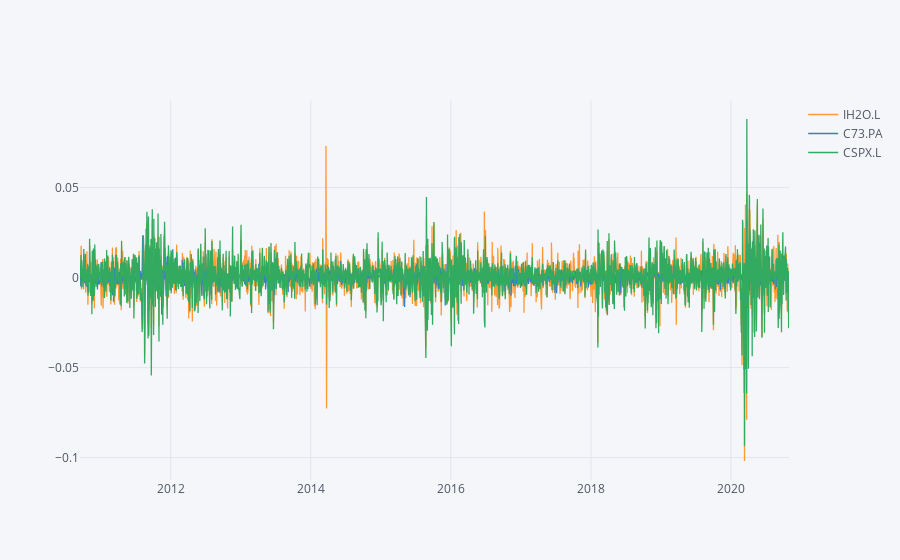

Notebook cell for this chart:
### Code cell
df_pct_change_daily = df.pct_change()
df_pct_change_daily.iplot()

### Figure 1 — Plotly figure (JSON) as saved in the notebook; plotly's stock layout.template omitted (floating-point values rounded to 4 significant figures; data arrays with more than 128 entries replaced by an {"elided": "..."} marker saying what was removed)
{"data": [{"line": {"color": "rgba(255, 153, 51, 1.0)", "dash": "solid", "shape": "linear", "width": 1.3}, "mode": "lines", "name": "IH2O.L", "text": "", "type": "scatter", "x": {"elided": "2539 str values"}, "y": {"elided": "2539 mixed values"}}, {"line": {"color": "rgba(55, 128, 191, 1.0)", "dash": "solid", "shape": "linear", "width": 1.3}, "mode": "lines", "name": "C73.PA", "text": "", "type": "scatter", "x": {"elided": "2539 str values"}, "y": {"elided": "2539 mixed values"}}, {"line": {"color": "rgba(50, 171, 96, 1.0)", "dash": "solid", "shape": "linear", "width": 1.3}, "mode": "lines", "name": "CSPX.L", "text": "", "type": "scatter", "x": {"elided": "2539 str values"}, "y": {"elided": "2539 mixed values"}}], "layout": {"legend": {"bgcolor": "#F5F6F9", "font": {"color": "#4D5663"}}, "paper_bgcolor": "#F5F6F9", "plot_bgcolor": "#F5F6F9", "title": {"font": {"color": "#4D5663"}}, "xaxis": {"gridcolor": "#E1E5ED", "showgrid": true, "tickfont": {"color": "#4D5663"}, "title": {"font": {"color": "#4D5663"}, "text": ""}, "zerolinecolor": "#E1E5ED"}, "yaxis": {"gridcolor": "#E1E5ED", "showgrid": true, "tickfont": {"color": "#4D5663"}, "title": {"font": {"color": "#4D5663"}, "text": ""}, "zerolinecolor": "#E1E5ED"}}}
